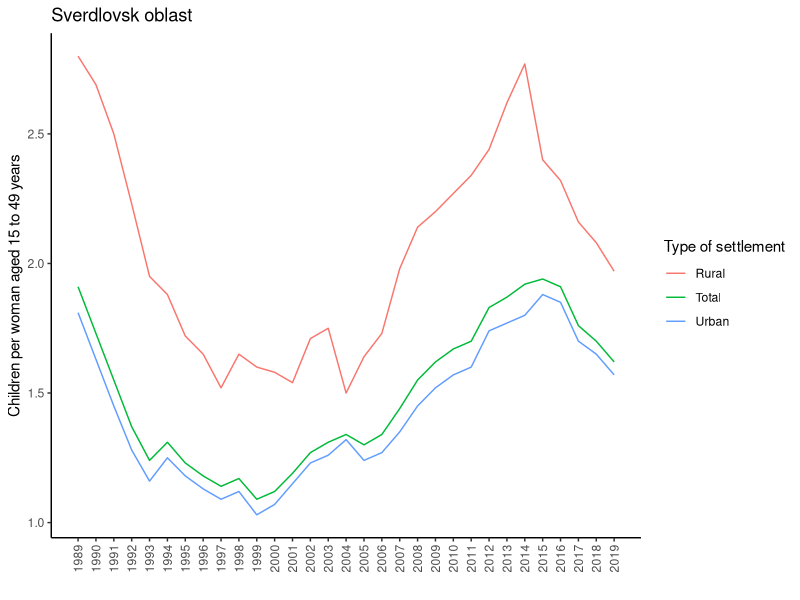

This chart was generated by the following R code:
# ================= Calculation of TFRs with RusFMD data =======================
# ==============================================================================
# We use data from >>>>>>>>>>>>>>>>>>>>>>>>>>>>>>>>>>>>>>>>>>>>>>>>>>>>>>>>>>>>>
# Russian Fertility and Mortality Database. Center for Demographic Research,
# Moscow (Russia). Available at http://demogr.nes.ru/index.php/ru/demogr_indicat/data
# (data downloaded on [22-10-2020]).
# ==============================================================================

# install (if necessary) & load R packages
#install.packages("tidyverse")
library(tidyverse)

# clear the R environment
ls()
rm(list = ls())

# load RusFMD files
br1989_2014 <- read.table("data/rusfmd/fertility/BRa1989-2014.txt",
                          sep = ",", head = T, na = ".")
br2015_2019 <- read.table("data/rusfmd/fertility/BRa2015-2019.txt",
                          sep = ",", head = T, na = ".")

# bind tables
br <- bind_rows(br1989_2014, br2015_2019)
str(br) # explore data

# transform data into longer format, transform age var into integer var
br <- br %>%
  pivot_longer(cols = starts_with("Bra"), names_to = "Age", values_to = "BR") %>%
  mutate(Age = as.integer(str_remove(Age, "Bra"))) # Age into integer

# calculate TFRs
tfr <- br %>%
  filter(Age %in% c(15:49)) %>% # drop ages above 49
  group_by(Year, Reg, Group) %>%
  summarise(TFR = round((sum(BR) / 1000000), 2)) %>%
  ungroup() %>%
  drop_na() # drop empty rows

# look at the results
head(tfr)

# plot
tfr %>%
  mutate(
    Group = case_when(
      Group == "T" ~ "Total",
      Group == "U" ~ "Urban",
      Group == "R" ~ "Rural"
    )
  ) %>%
  filter(Reg == 1165) %>% # see codebook at http://demogr.nes.ru/index.php/en/demogr_indicat/data_description
  ggplot(aes(Year, TFR)) +
  geom_line(aes(color = Group)) +
  scale_x_continuous(breaks = seq(1989, 2019, 1)) +
  labs(
    title = "Sverdlovsk oblast",
    x = "",
    y = "Children per woman aged 15 to 49 years",
    color = "Type of settlement"
  ) +
  theme_classic() +
  theme(axis.text.x = element_text(angle = 90, vjust = 0.5, hjust = 1))

# export (if necessary)
#ggsave("data/tfr.jpg", plot = last_plot(), dpi = 300)
#write_csv(tfr, "data/tfr.csv")
